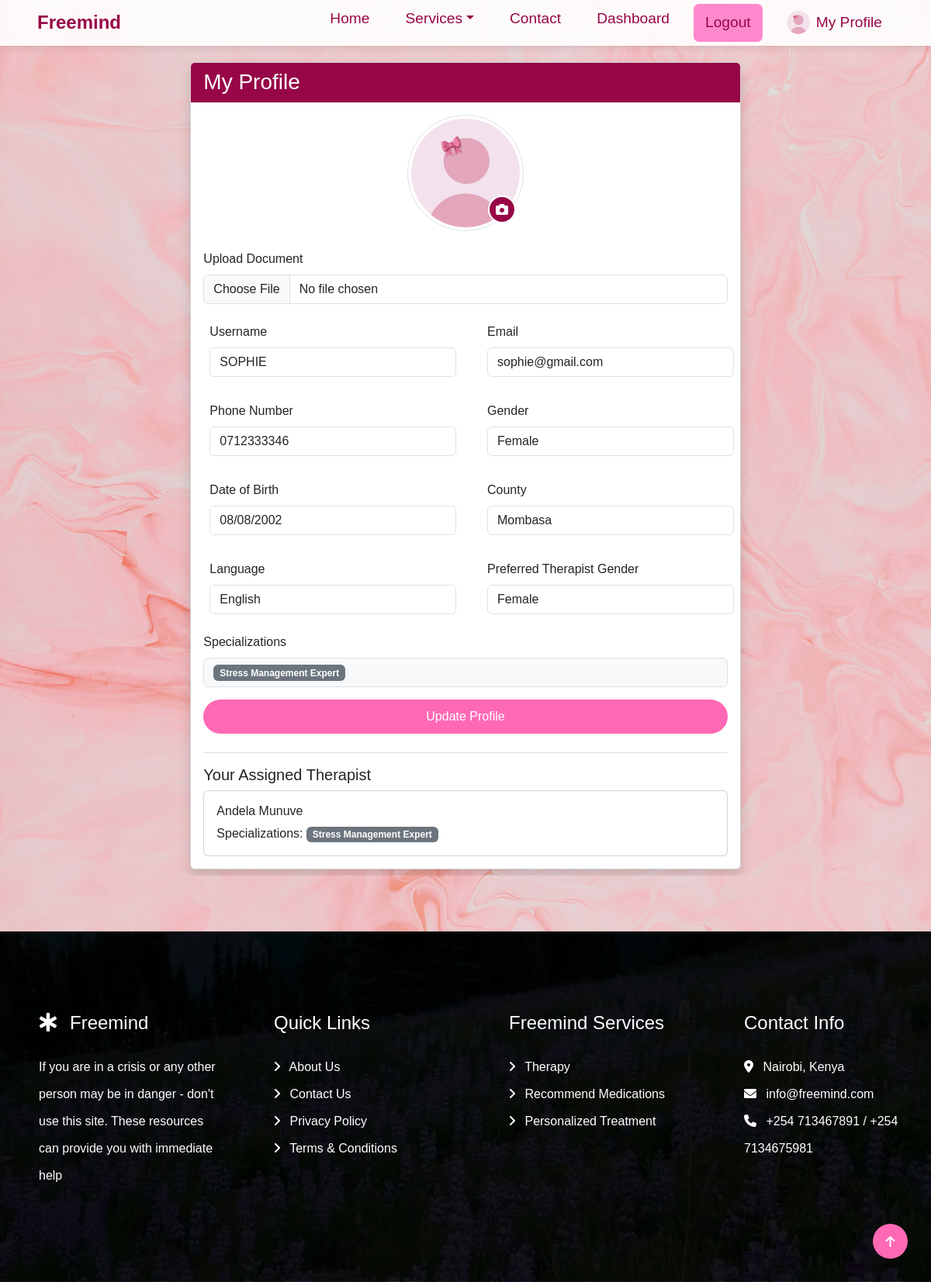
The app's page /users/user_profile/ (signed in), older data.
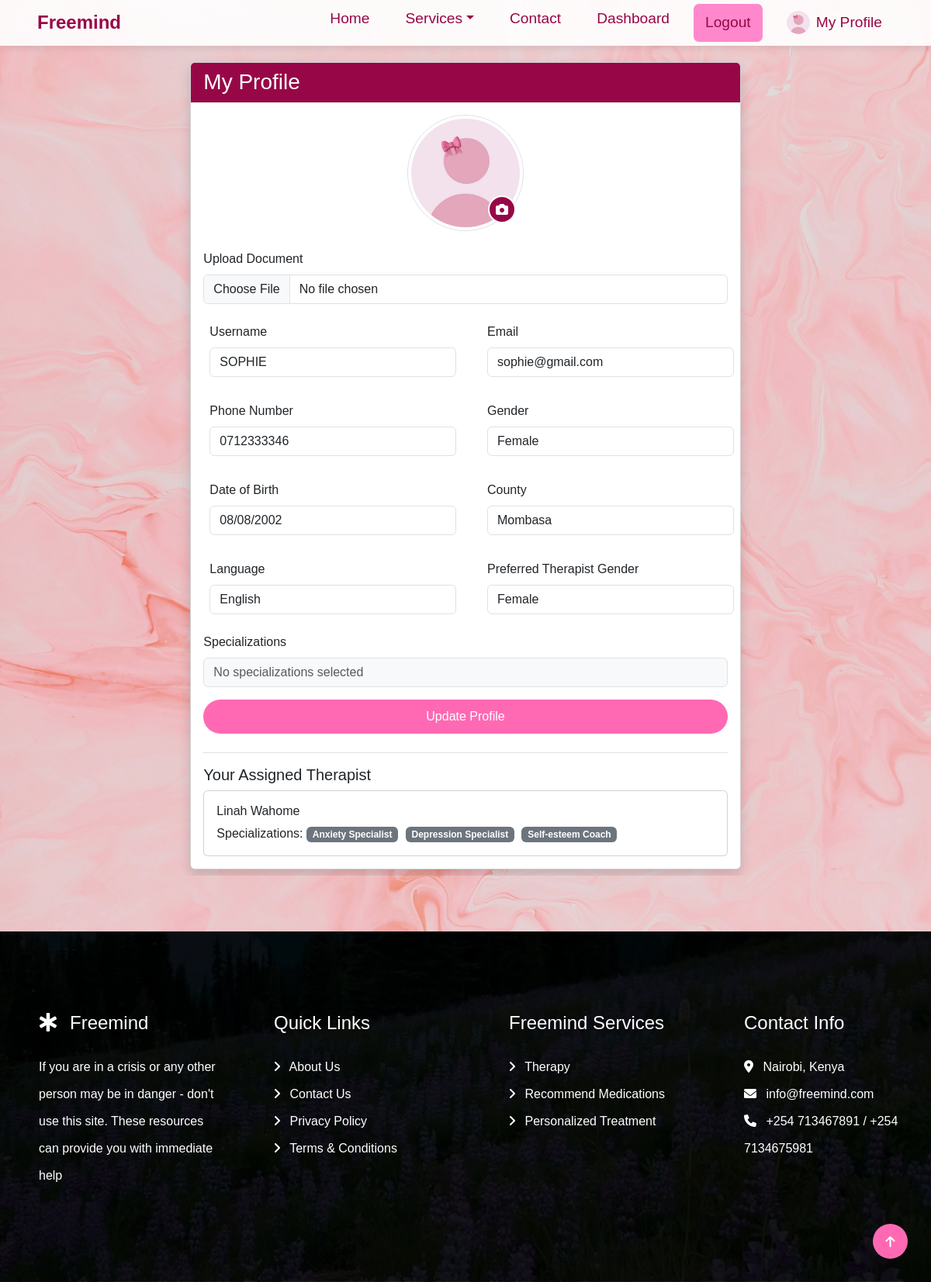
The same page, newer data.
### users/models.py (models this page shows, shortened)
class Specialization(models.Model):
    name = models.CharField(max_length=100, unique=True)
    created_at = models.DateTimeField(default=timezone.now, editable=False) # Helpful for auditing
    class Meta:
        ordering = ['name']  # Always show in alphabetical order

class Profile(models.Model):
    user = models.OneToOneField(User, on_delete=models.CASCADE, related_name='profile')
    image = models.ImageField(
        upload_to='profile_images/',
        default='default.jpg',
        blank=True,
        null=True,
        validators=[
            FileExtensionValidator(allowed_extensions=['jpg', 'jpeg', 'png']),
            validate_file_size  # Custom file size validator
        ]
    )
    phone = models.CharField(max_length=15, unique=True, blank=True, null=True)
    gender = models.CharField(max_length=10, choices=[('Male', 'Male'), ('Female', 'Female')], null=True)
    dob = models.DateField(null=True, blank=True)
    county = models.CharField(max_length=100, null=True, blank=True)
    language = models.CharField(max_length=50,  choices=[('English', 'English'), ('Swahili', 'Swahili'), ('English, Swahili', 'English, Swahili')],blank=True, null=True)
    preferred_gender = models.CharField(
        max_length=10,
        choices=[('Male', 'Male'), ('Female', 'Female')],
        blank=True,
        null=True
    )
    specializations = models.ManyToManyField(Specialization, blank=True)
    assigned_therapist = models.ForeignKey( 'Therapist', on_delete=models.SET_NULL, null=True, blank=True)
    uploaded_file = models.FileField(
        upload_to='profile_files/%Y/%m/%d/',
        blank=True,
        null=True,
        validators=[
            FileExtensionValidator(allowed_extensions=['pdf', 'doc', 'docx', 'txt']),
            validate_uploaded_file_size  # Custom file size validator
        ]
    )

class Therapist(models.Model):
    user = models.OneToOneField(User, on_delete=models.CASCADE)
    profile_picture = models.ImageField(
        upload_to='therapist_profile_pics/',
        default='default.jpg',
        blank=True,
        null=True
    )
    bio = models.TextField(blank=True, null=True)
    qualifications = models.TextField(blank=True,  # Allows empty string in forms
    null=True,   # Allows NULL in database
    help_text="List your professional degrees, certifications, and qualifications",
    default=""  )
    specializations = models.ManyToManyField(Specialization)
    experience_years = models.PositiveIntegerField(   default=0,  # Add default value
        help_text="Number of years of professional experience")
    language = models.CharField(max_length=50)
    gender = models.CharField(
        max_length=10, choices=[('Male', 'Male'), ('Female', 'Female')]
    )
    available = models.BooleanField(default=True)
    license_number = models.CharField(max_length=50, blank=True,  # Allows empty strings in forms
        null=True,   # Allows NULL in database
        help_text="Professional license/certification number")
    verified = models.BooleanField( default=False,  # All new therapists start unverified
    help_text="Designates whether this therapist has been verified by admin")

class User(AbstractUser):
    ROLE_CHOICES = [
        ('patient', 'Patient'),
        ('therapist', 'Therapist'),
        ('admin', 'Admin'),
    ]
    role = models.CharField(max_length=10, choices=ROLE_CHOICES, default='patient')
    email = models.EmailField(unique=True)
    groups = models.ManyToManyField(Group, related_name="custom_user_groups", blank=True)
    user_permissions = models.ManyToManyField(Permission, related_name="custom_user_permissions", blank=True)
    date_joined = models.DateTimeField(
        ('date joined'),
        default=timezone.now,
        editable=False
    )

### users/views.py (the view)
# urls.py: path('user_profile/', views.profile_view, name='profile_view'),
@login_required
@user_passes_test(is_patient)
def profile_view(request):
    profile, created = Profile.objects.get_or_create(user=request.user)  # Unpack tuple
    if request.method == 'POST':
        form = ProfileForm(request.POST, request.FILES, instance=profile)
        if form.is_valid():
            form.save()
            messages.success(request, 'Profile updated successfully!')
            return redirect('profile_view')
    else:
        form = ProfileForm(instance=profile)
    context = {'profile': profile, 'form': form, 'all_specializations': Specialization.objects.all()}
    return render(request, 'users/profile.html', context)

### appointment/forms.py
class ProfileForm(forms.ModelForm):
    class Meta:
        model = Profile
        fields = ['image', 'phone', 'gender', 'dob', 'county', 'language', 'preferred_gender', 'uploaded_file' ]
        widgets = {
            'dob': forms.DateInput(attrs={'type': 'date'}),
        }
    def __init__(self, *args, **kwargs):
        super().__init__(*args, **kwargs)
        for field in self.fields:
            self.fields[field].widget.attrs.update({'class': 'form-control'})

### users/views.py (called while the page is built)
def is_patient(user):
    return getattr(user, 'role', None) == 'patient'

### users/templates/users/profile.html (shortened to what the changed rows need)
{% extends 'core/base.html' %}
{% load static %}
{% block content %}
<div class="container py-5">
    <div class="row">
        <div class="col-md-8 mx-auto">
            <div class="card shadow">
                <div class="card-body">
                    <form method="post" enctype="multipart/form-data">
                        <div class="mb-4 text-center">
                            <div class="position-relative d-inline-block">
                                <div class="profile-picture-container">
                                    <img src="{% if profile.image %}{{ profile.image.url }}{% else %}{{ MEDIA_URL }}default.jpg{% endif %}"
                                         alt="Profile Picture"
                                         class="rounded-circle profile-img img-thumbnail">
                                    <label for="id_image" class="profile-upload-btn">
                                        <i class="fas fa-camera"></i>
                                    </label>
                                </div>
                            </div>
                        </div>
                        <div class="row mb-3">
                            <div class="col-md-6">
                                <label class="form-label">Phone Number</label>
                                <input type="text" name="phone" class="form-control {% if form.phone.errors %}is-invalid{% endif %}"
                                       value="{{ form.phone.value|default_if_none:'' }}">
                            </div>
                            <div class="col-md-6">
                                <label class="form-label">Gender</label>
                                <select name="gender" class="form-control {% if form.gender.errors %}is-invalid{% endif %}">
                                    <option value="Female" {% if form.gender.value == 'Female' %}selected{% endif %}>Female</option>
                                </select>
                            </div>
                        </div>
                        <div class="row mb-3">
                            <div class="col-md-6">
                                <label class="form-label">Date of Birth</label>
                                <input type="date" name="dob" class="form-control {% if form.dob.errors %}is-invalid{% endif %}"
                                       value="{{ form.dob.value|date:'Y-m-d' }}" readonly>
                            </div>
                            <div class="col-md-6">
                                <label class="form-label">County</label>
                                <input type="text" name="county" class="form-control {% if form.county.errors %}is-invalid{% endif %}"
                                       value="{{ form.county.value|default_if_none:'' }}">
                            </div>
                        </div>
                        <div class="row mb-3">
                            <div class="col-md-6">
                                <label class="form-label">Language</label>
                                <select name="language" class="form-control {% if form.language.errors %}is-invalid{% endif %}">
                                    <option value="English" {% if form.language.value == 'English' %}selected{% endif %}>English</option>
                                </select>
                            </div>
                            <div class="col-md-6">
                                <label class="form-label">Preferred Therapist Gender</label>
                                <select name="preferred_gender" class="form-control {% if form.preferred_gender.errors %}is-invalid{% endif %}">
                                    <option value="Female" {% if form.preferred_gender.value == 'Female' %}selected{% endif %}>Female</option>
                                </select readonly>
                            </div>
                        </div>
                        <div class="mb-3">
                            <div class="form-control bg-light">
                                {% if profile.specializations.all %}
                                    {% for spec in profile.specializations.all %}
                                        <span class="badge bg-secondary">{{ spec.name }}</span>
                                    {% endfor %}
                                {% else %}
                                    <span class="text-muted">No specializations selected</span>
                                {% endif %}
                            </div>
                        </div>
                    </form>
                    {% if profile.assigned_therapist %}
                    <div class="mt-4 pt-3 border-top">
                        <h5>Your Assigned Therapist</h5>
                        <div class="card mt-2">
                            <div class="card-body">
                                <h6 class="card-title">{{ profile.assigned_therapist.user.get_full_name }}</h6>
                                <p class="card-text">
                                    Specializations:
                                    {% for spec in profile.assigned_therapist.specializations.all %}
                                        <span class="badge bg-secondary">{{ spec.name }}</span>
                                    {% endfor %}
                                </p>
                            </div>
                        </div>
                    </div>
                    {% endif %}
                </div>
            </div>
        </div>
    </div>
</div>
{% endblock %}

Row changes from the older to the newer data that the page shows:
no longer on this page (row unchanged): Specialization: name "Stress Management Expert"
changed Profile "Female": assigned_therapist.user.get_full_name "Andela Munuve" → "Linah Wahome"
now on this page (row unchanged): Specialization: name "Anxiety Specialist", shown under "Linah Wahome"
now on this page (row unchanged): Specialization: name "Depression Specialist", shown under "Linah Wahome"
now on this page (row unchanged): Specialization: name "Self-esteem Coach", shown under "Linah Wahome"
Text that changed along with them:
text now shown: "No specializations selected"
